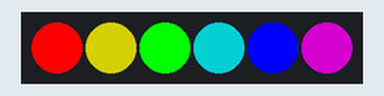
Recording of a sketch running on a simulated ESP32. Shown: 6 RGB LEDs in strip order, left to right. Dim RGB values are drawn brighter than linear.

Above: at 0.15 s.
At 2.85 s:
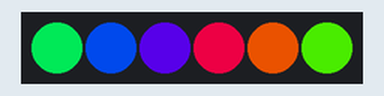
At 4.95 s:
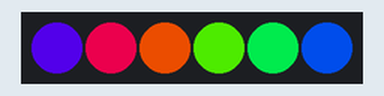
At 10.05 s:
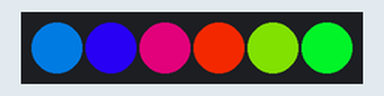
At 15.15 s:
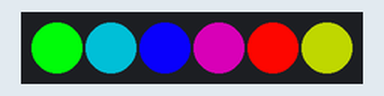
At 20.26 s:
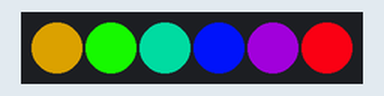
Timing chart, 0 to 40.0 s (numbered marks = the images above):
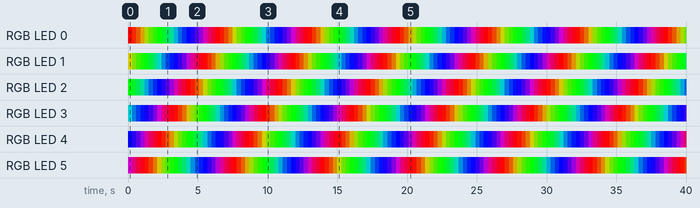

The sketch:

Addressable_Led_ESP32.ino
```cpp
//#include "Freenove_WS2812_Lib_for_ESP32.h"
//
//#define LEDS_COUNT 5
//#define LEDS_PIN 33
//#define CHANNEL 0
//
//Freenove_ESP32_WS2812 strip = Freenove_ESP32_WS2812(LEDS_COUNT, LEDS_PIN, CHANNEL, TYPE_GRB);
//
//
//void setup() {
//  strip.begin();
//}
//void loop() {
//      strip.setLedColorData(2, strip.Wheel(85));
//      strip.show();
//      strip.setLedColorData(1, strip.Wheel(85));
//      strip.show();
//
//}

#include "Freenove_WS2812_Lib_for_ESP32.h"

//

#define LEDS_COUNT  6
#define LEDS_PIN  33
#define CHANNEL   0

Freenove_ESP32_WS2812 strip = Freenove_ESP32_WS2812(LEDS_COUNT, LEDS_PIN);


void setup() {
  // put your setup code here, to run once:

  //Initializing WS2812 strip
  strip.begin();

}


void loop() {
  for (int j = 0; j < 255; j += 2) {
    for (int i = 0; i < LEDS_COUNT; i++) {
      strip.setLedColorData(i, strip.Wheel((i * 256 / LEDS_COUNT + j) & 255));
    }
    strip.show();
    delay(2);
  }
}


//#include "Freenove_WS2812_Lib_for_ESP32.h"
//
//#define LEDS_COUNT 6
//#define LEDS_PIN 33
//#define CHANNEL 0
//
//Freenove_ESP32_WS2812 strip = Freenove_ESP32_WS2812(LEDS_COUNT, LEDS_PIN, CHANNEL, TYPE_GRB);
//
//
//
//
//hw_timer_t * timer = NULL;
//volatile uint8_t ledstat = 0;
//
//void IRAM_ATTR onTimer(){
//  ledstat =! ledstat;
//}
//
//void setup() {
//  strip.begin();
//
//  Serial.begin(115200);
//
//
//
//  Serial.println("start timer ");
//  timer = timerBegin(0, 80, true);  // timer 0, MWDT clock period = 12.5 ns * TIMGn_Tx_WDT_CLK_PRESCALE -> 12.5 ns * 80 -> 1000 ns = 1 us, countUp
//  timerAttachInterrupt(timer, &onTimer, true); // edge (not level) triggered
//  timerAlarmWrite(timer, 3000000, true); // 1000000 * 1 us = 1 s, autoreload true
//  timerAlarmEnable(timer); // enable
//}
//
//void loop() {
//
//  Serial.println(ledstat);
//  if(ledstat == 0){
//    strip.setLedColorData(1,0,0,0);
//    strip.show();
//  }
//  else{
//    strip.setLedColorData(1,255,255,255);
//    strip.show();
//  }
//}
```

Measured:
- by itself, RGB LED 0: off → RGB(255, 0, 0) at 0.00 s, → RGB(219, 36, 0) 0.30 s later, → RGB(183, 72, 0) 0.30 s later, → RGB(147, 108, 0) 0.30 s later, … (134 changes in this stretch)
- by itself, RGB LED 2: off → RGB(0, 255, 0) at 0.00 s, → RGB(0, 219, 36) 0.30 s later, → RGB(0, 183, 72) 0.30 s later, → RGB(0, 147, 108) 0.30 s later, … (134 changes in this stretch)
- by itself, everything shown: repeats every 19.2 s, in 64 steps
